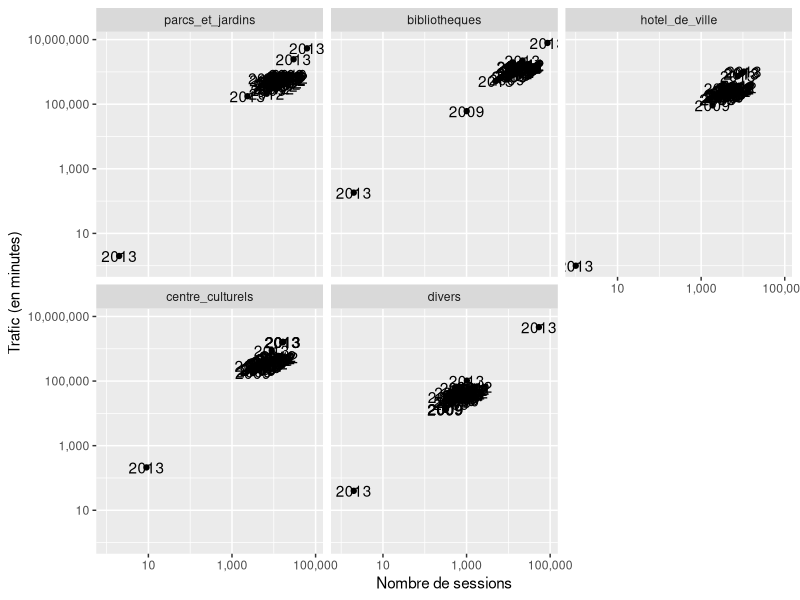

Recreate this plot in R. (Note: this script raises an error after producing the figure.)
library(reshape2)
library(plyr)
library(ggplot2)
library(scales)

paris.raw <- read.csv('data/paris.csv', sep = ';')
paris.raw$mois <- factor(paris.raw$mois, levels = c(
  'Janvier',
  'Février',
  'Mars',
  'Avril',
  'Mai',
  'Juin',
  'Juillet',
  'Août',
  'Septembre',
  'Octobre',
  'Novembre',
  'Décembre'
))

endroits <- c(
  "total",
  "parcs_et_jardins",
  "bibliotheques",
  "hotel_de_ville",
  "centre_culturels",
  "divers"
)
columns.sites.ouverts <- c(
  "mois",
  "annee",
  "sites_ouverts_total",
  "sites_ouverts_parcs_et_jardins",
  "sites_ouverts_bibliotheques",
  "sites_ouverts_hotel_de_ville",
  "sites_ouvertes_centre_culturel_s",
  "sites_ouverts_divers"
)
columns.trafic <- c(
  "mois",
  "annee",
  "trafic_en_minutes_total",
  "trafic_en_minutes_parcs_et_jardi",
  "trafic_en_minutes_bibliotheques",
  "trafic_en_minutes_hotel_de_ville",
  "trafic_en_minutes_centre_culture",
  "trafic_en_minutes_divers"
)
columns.sessions <- c(
  "mois",
  "annee",
  "nombre_session_total",
  "nombre_session_parcs_et_jardins",
  "nombre_de_sessions_bibliotheques",
  "nombre_de_sessions_hotel_de_vill",
  "nombre_de_sessions_centre_cultur",
  "nombre_de_sessions_divers"
)

paris.sites.ouverts <- melt(paris.raw[columns.sites.ouverts],
   c('annee','mois'), variable.name = 'endroit', value.name = 'sites.ouverts')
levels(paris.sites.ouverts$endroit) <- endroits

paris.trafic <- melt(paris.raw[columns.trafic],
   c('annee','mois'), variable.name = 'endroit', value.name = 'trafic')
levels(paris.trafic$endroit) <- endroits

paris.sessions <- melt(paris.raw[columns.sessions],
   c('annee','mois'), variable.name = 'endroit', value.name = 'sessions')
levels(paris.sessions$endroit) <- endroits

paris.rapport <- paris.raw[c(
  'annee',
  'mois',
  'nombre_de_minutes_session',
  'nbr_de_go_total',
  'nbr_de_mo_session'
)]
names(paris.rapport)[3:5] <- c('minutes.par.session', 'gigaoctets.total','megaoctets.par.session')

paris <- join(paris.sites.ouverts, join(paris.trafic, paris.sessions))
paris$trafic <- as.numeric(sub(',', '.', gsub(' ', '', paris$trafic)))
paris <- subset(paris, endroit != 'total')
paris$endroit <- factor(paris$endroit, levels = unique(paris$endroit))

eda <- function() {
  plot(sessions ~ endroit, data = paris)
  plot(sessions ~ trafic, data = paris)
  plot(sessions ~ trafic + endroit, data = paris)
}

paris.molten <- melt(na.omit(paris), c('annee', 'mois','endroit'),c('trafic','sites.ouverts','sessions'))

Sys.setlocale('LC_TIME', 'fr_FR.UTF-8')
paris.molten$date <- strptime(paste(paris.molten$annee, paris.molten$mois, '1'), '%Y %B %d')
paris.molten$annee <- NULL
paris.molten$mois <- NULL

p1 <- ggplot(paris.molten) + aes(x = date, y = value, group = variable, color = variable) +
  geom_line() + facet_wrap(~endroit) + scale_y_log10('', labels = comma)

p2 <- ggplot(paris) + aes(x = sessions, y = trafic, label = annee) +
  geom_point() + facet_wrap(~endroit) + scale_y_log10('Trafic (en minutes)', labels = comma) +
  scale_x_log10('Nombre de sessions', labels = comma) + geom_text()

m2 <- lm(log(trafic) ~  endroit + log(sessions), data = paris)
